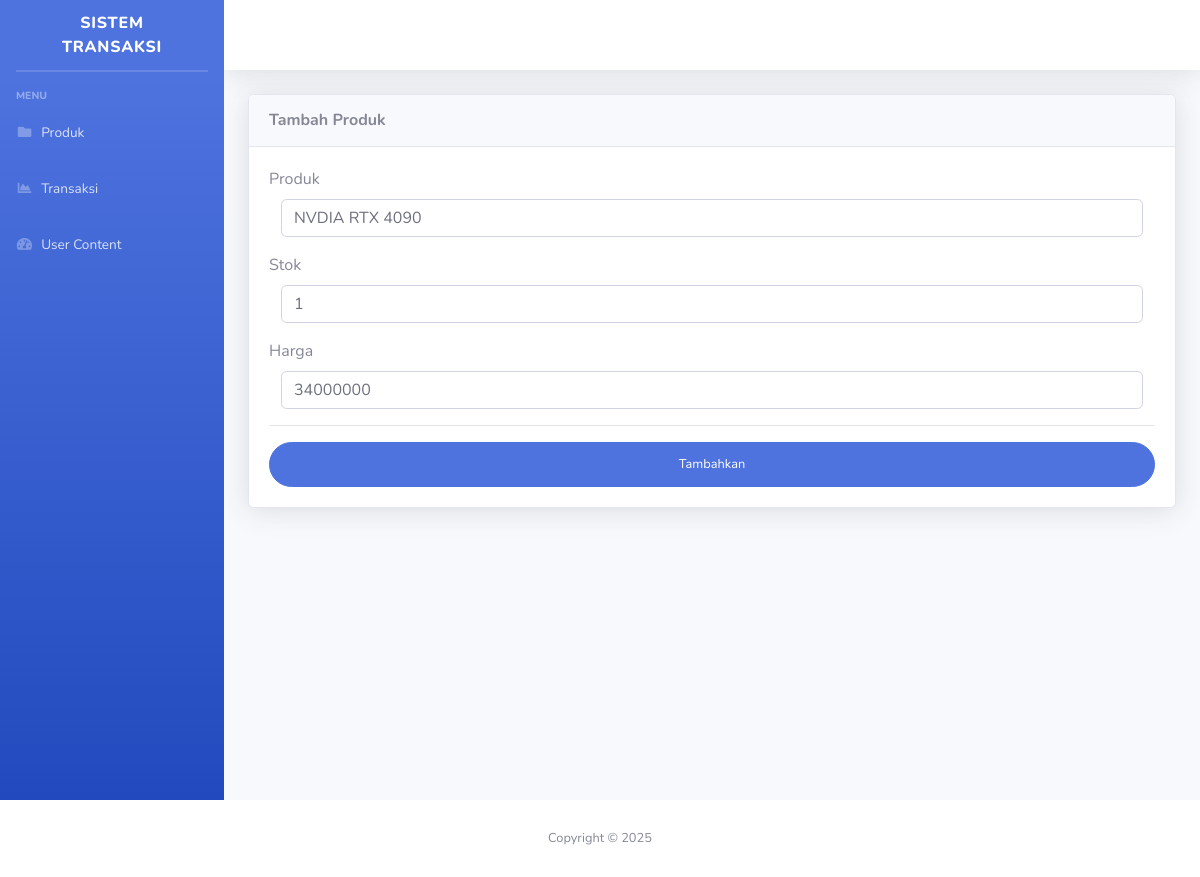
The app's page /Dashboard_adm/Editproduk/1 with its own data.
### tables this page shows
CREATE TABLE `produk` (
  `id` int(20) NOT NULL,
  `produk` varchar(20) NOT NULL,
  `stok` int(20) NOT NULL,
  `harga` int(20) NOT NULL
);

### application/controllers/Dashboard_adm.php (called while the page is built, shortened)
<?php
class Dashboard_adm extends CI_Controller {
	public function __construct() {
        $this->load->model("Produk_model","",TRUE);
		$this->load->model("Transaksi_model","",TRUE);
    }
	public function Editproduk($id)
	{
		$data['produk'] = $this->Produk_model->getProdukById($id)->row();
		$this->load->view('Admin/Navbar');
		$this->load->view('Admin/Update_produk',$data);
		$this->load->view('Admin/Footer');
	}
}

### index.php (called while the page is built, shortened)
<?php
require_once BASEPATH.'core/CodeIgniter.php';

### application/models/Produk_model.php (called while the page is built, shortened)
<?php
class Produk_model extends CI_Model {
    public function getProdukById($id)
    {
        $this->db->where('id',$id);
        return $this->db->get('produk');
    }
}

### application/views/Admin/Update_produk.php (the view, shortened to what this page needs)
<div id="content-wrapper" class="d-flex flex-column">
<div id="content">
    <nav class="navbar navbar-expand navbar-light bg-white topbar mb-4 static-top shadow">
    </nav>
        <div class="container-fluid">
                <div class="card shadow mb-4">
                    <div class="card-header py-3">
                        <h6 class="m-0 font-weight-bold">Tambah Produk</h6>
                    </div>
                    <div class="card-body">
                        <form class="user" method="post" action="<?=site_url('Dashboard_adm/updateProduk/'.$produk->id)?>" enctype="multipart/form-data">
                            <div class="input-group mb-3">
                                <label for="produk">Produk</label>
                                <div class="col-sm-12">
                                <input type="text" class="form-control" name="produk" placeholder="Masukan Produk"  value="<?=$produk->produk?>" required>
                                </div>
                            </div>
                            <div class="input-group mb-3">
                                <label for="stok">Stok</label>
                                <div class="col-sm-12">
                                <input type="number" class="form-control" name="stok" placeholder="Masukan Stok" value="<?=$produk->stok?>"  required>
                                </div>
                            </div>
                            <div class="input-group mb-3">
                                <label for="harga">Harga</label>
                                <div class="col-sm-12">
                                <input type="number" class="form-control" name="harga" placeholder="Masukan harga" value="<?=$produk->harga?>" required>
                                </div>
                            </div>
                            <hr>
                            <button type="submit" class="btn btn-primary btn-user btn-block">Tambahkan</button>
                        </form>
                    </div>
                </div>
            </div>
            </div>
        </div>
</div>

### records on screen
produk: produk "NVDIA RTX 4090", stok "1", harga "34000000"
